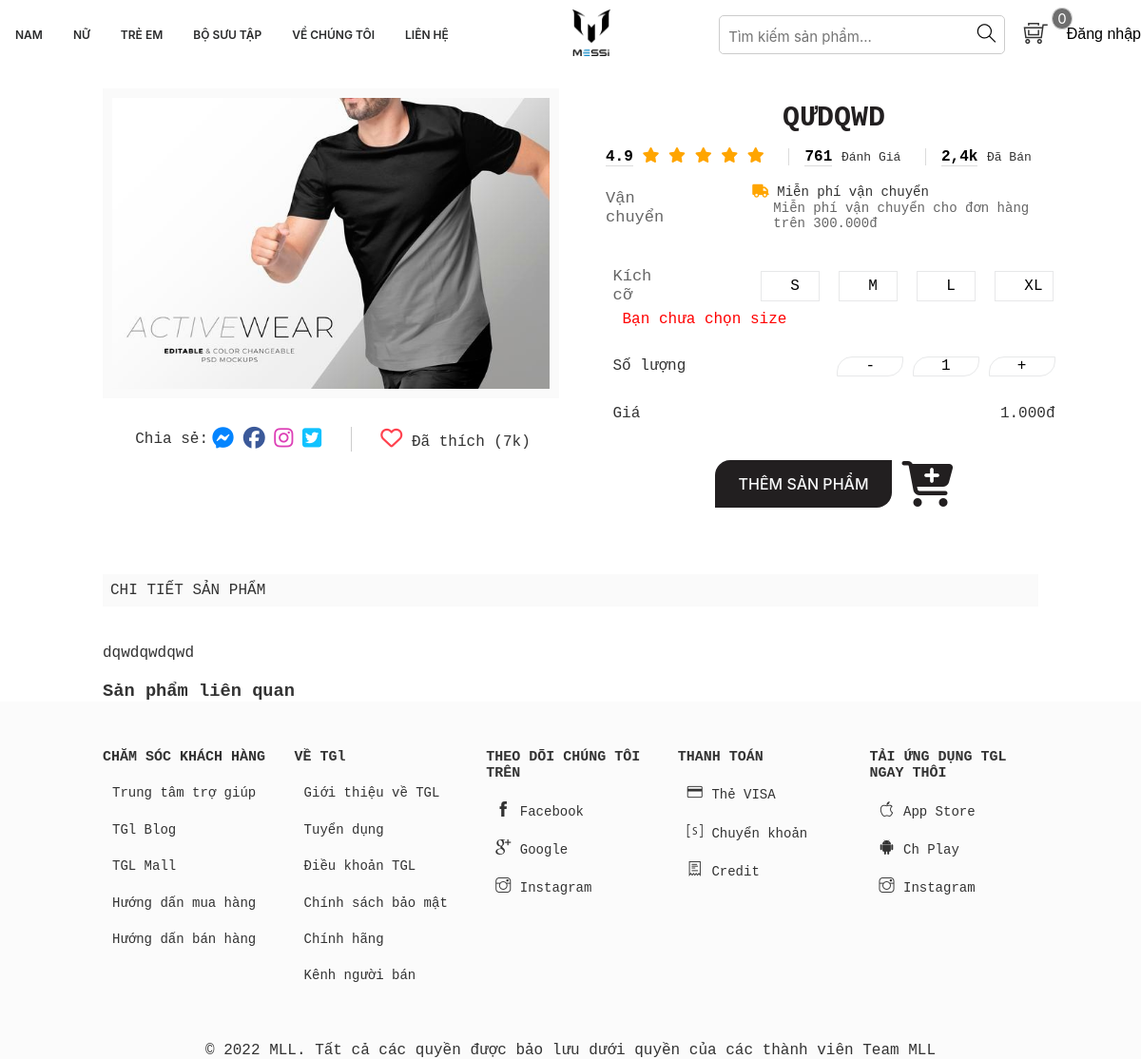
Screenshot of /chitietsanpham.php?productId=50 with the database file from the repository.
### tables this page shows
CREATE TABLE `tbl_product` (
  `productId` int(100) NOT NULL,
  `productName` tinytext NOT NULL,
  `catId` int(110) NOT NULL,
  `brandId` int(110) NOT NULL,
  `product_desc` text NOT NULL,
  `type` int(11) NOT NULL,
  `price` varchar(255) NOT NULL,
  `image` varchar(255) NOT NULL,
  `typeProductId` int(100) NOT NULL
);

### classses/product.php (called while the page is built, shortened)
<?php
$filepath = realpath(dirname(__FILE__));
include_once($filepath . '/../lib/database.php');
?>
<?php
class product
{
    private $db;
    public function __construct()
    {
        $this->db = new Database();
    }
    public function getProduct_Details($id)
    {
        $query = "SELECT pd.* , cat.catName , br.brandName
            FROM tbl_product AS pd INNER JOIN category AS cat ON pd.catId=cat.catId
            INNER JOIN tbl_brand AS br ON pd.brandId=br.brandId
            WHERE pd.productId = '$id'";
        $result = $this->db->select($query);
        return $result;
    }
}
?>

### lib/database.php (called while the page is built, shortened)
<?php
    Class Database{
        public $host   = DB_HOST;
        public $user   = DB_USER;
        public $pass   = DB_PASS;
        public $dbname = DB_NAME;
        public $link;
        private function connectDB(){
        $this->link = new mysqli($this->host, $this->user, $this->pass,
            $this->dbname);
        }
        public function select($query){
            $result = $this->link->query($query) or
            die($this->link->error.__LINE__);
            if($result->num_rows > 0){
                return $result;
            } else {
                return false;
            }
        }
}

### inc/handle.php (called while the page is built, shortened)
<?php
    include_once 'lib/database.php';
	$product = new product();
?>

### chitietsanpham.php (the view, shortened to what this page needs)
<?php include './inc/handle.php' ?>
<!DOCTYPE html>
<html lang="en">
<head>
    <link rel="stylesheet" href="assets/css/chitietsp.css">
    <link rel="stylesheet" href="assets/css/grid.css">
    <link rel="stylesheet" href="assets/css/base.css">
    <link rel="stylesheet" href="assets/css/main.css">
    <link rel="stylesheet" href="assets/font/themify-icons/themify-icons.css">
    <link rel="stylesheet" href="https://pro.fontawesome.com/releases/v5.10.0/css/all.css" />
    <link rel="stylesheet" href="/assets/font/fontawesome-free-5.15.4-web/css/all.min.css">
    <link rel="stylesheet" href="https://cdnjs.cloudflare.com/ajax/libs/normalize/8.0.1/normalize.min.css">
</head>
<?php
if (!isset($_GET['productId']) || $_GET['productId'] == NULL) {
} else {
    $id = $_GET['productId'];
}
?>
<body>
    <div class="grid">
        <section class="app">
            <?php include 'inc/header.php' ?>
        </section>
    </div>
    <div class="PC">
        <div class="grid wide">
            <?php
            $get_productDetails = $product->getProduct_Details($id);
            if ($get_productDetails) {
                while ($result_Details = $get_productDetails->fetch_assoc()) {
            ?>
                    <div class="app_details">
                        <div class="row">
                            <div class="col l-6 " style="font-family: var(--font-family-monospace);">
                                <div class="app_details-img">
                                    <img src="./admin/upload/<?php echo $result_Details['image'] ?>" alt="" class="content-img">
                                </div>
                                <div>
                                    <div class="app_details-item">
                                        <div class="app_details-item-1">
                                            <span>Chia sẻ:</span>
                                            <span class="app_details-item-app">
                                                <i class="fab fa-facebook-messenger"></i>
                                                <i class="fab fa-facebook"></i>
                                                <i class="fab fa-instagram"></i>
                                                <i class="fab fa-twitter-square"></i>
                                            </span>
                                        </div>
                                        <div class="app_details-item-2">
                                            <i class="far fa-heart"></i>
                                            <span>Đã thích (7k)</span>
                                        </div>
                                    </div>
                                </div>
                            </div>
                            <div class="col l-6">
                                <div class="home-product-icon">
                                    <h3 class="home-product-item__line"><?php echo $result_Details['productName'] ?></h3>
                                    <div class="home-product-item__sales">
                                        <span class="home-product-item__sales-star">
                                            <span class="home-product-item__time ">4.9</span>
                                            <i class="fas fa-star"></i>
                                            <i class="fas fa-star"></i>
                                            <i class="fas fa-star"></i>
                                            <i class="fas fa-star"></i>
                                            <i class="fas fa-star"></i>
                                        </span>
                                        <span class="home-product-item__time ">761</span>
                                        <span class="home-product-item__click ">Đánh Giá</span>
                                        <span class="home-product-item__time ">2,4k</span>
                                        <span class="home-product-item__click">Đã Bán</span>
                                    </div>
                                    <div class="home-product-item__ship">
                                        <span class="home-product-item__ship-title">Vận chuyển</span>
                                        <div class="home-product-item__ship-with">
                                            <p class="home-product-item__ship-content">
                                                <i class="fas fa-truck"></i>
                                                Miễn phí vận chuyển
                                            </p>
                                            <p class="home-product-item__ship-canle">Miễn phí vận chuyển cho đơn hàng trên 300.000đ</p>
                                        </div>
                                    </div>
                                    <div class="all-form-controls">
                                        <form action="" method="post">
                                            <div class="home-product-item-size">
                                                <span>Kích cỡ</span>
                                                <div class="home-product-item-size_input">
                                                    <input type="button" class="btn_size" name="" value="S">
                                                    <input type="button" class="btn_size" name="" value="M">
                                                    <input type="button" class="btn_size" name="" value="L">
                                                    <input type="button" class="btn_size" name="" value="XL">
                                                </div>
                                            </div>
                                            <div>
                                                <p id="checkSize" style="color:red; margin-left:10px;"></p>
                                            </div>
                                            <div class="buy_now">
                                                <span>Số lượng</span>
                                                <div class="home-product-item-size_quantity">
                                                    <input type="button" class="btn_quantity" value="-" onclick="down()">
                                                    <input type="text" id="input_quantity" value="1" name="quantity">
                                                    <input type="button" class="btn_quantity" value="+" onclick="up()">
                                                </div>
                                            </div>
                                            <div class="price-product">
                                                <span>Giá</span>
                                                <span><?php echo number_format($result_Details['price'], 0, ',', '.') . "" . "đ"  ?></span>
                                            </div>
                                            <div style="text-align: center;/* display: flex; */margin: 40px;align-items: center;/* justify-content: stretch; */display: flex;justify-content: center;">
                                                <input type="submit" name="submit" value="Thêm sản phẩm" class="btn--primary"><i class="fas fa-cart-plus" style="margin-left:10px; font-size:48px;"></i></input>
                                            </div>
                                        </form>
                                    </div>
                                </div>
                            </div>
                        </div>
                    </div>
                    <div class="app_content">
                        <div class="home-title">
                            <h4 class="home-title-all">CHI TIẾT SẢN PHẨM</h4>
                            <span><?php echo $result_Details['product_desc'] ?></span>
                        </div>
                    </div>
            <?php
                }
            }
            ?>
            <div>
                <h3>Sản phẩm liên quan</h1>
            </div>
        </div>
    </div>
    <?php include './inc/footer.php' ?>
</body>
</html>

### assets/css/chitietsp.css (style rules this page uses)
:root { --font-family-sans-serif: -apple-system, BlinkMacSystemFont, "Segoe UI", Roboto, "Helvetica Neue", Arial, "Noto Sans", "Liberation Sans", sans-serif, "Apple Color Emoji", "Segoe UI Emoji", "Segoe UI Symbol", "Noto Color Emoji"; --font-family-monospace: SFMono-Regular, Menlo, Monaco, Consolas, "Liberation Mono", "Courier New", monospace; }
* { margin: 0; padding: 0; box-sizing: border-box; }
html { background-color: #fff; }
body { color: #333; font-size: 16px; }
.app_details { margin: 20px 0; background-color: white; border-radius: 3px; }
.app_details-img { background-color: #fafafa; display: flex; justify-content: center; }
.content-img { object-fit: fill; width: 100%; padding: 10px; }
.app_details-item { margin-top: 30px; display: flex; justify-content: space-evenly; align-items: center; }
.app_details-item-1 { border-right: 1px solid #ccc; display: flex; align-items: center; }
.app_details-item-1 span { margin-left: 4px; }
.fa-facebook-messenger { color: #0384ff; font-size: 23px; }
.fa-facebook { color: #3b5999; font-size: 23px; }
.fa-instagram { color: #dd3fb6; font-size: 23px; }
.fa-twitter-square { padding-right: 31px; color: #10c2ff; font-size: 23px; }
.fa-heart { color: #ff424f; font-size: 23px; }
.home-product-icon { margin: 0 25px; width: 100%; }
.home-product-item__line { margin: 15px 0; text-align: center; font-weight: 600; font-size: 30px; line-height: 32px; color: #221f20; text-transform: uppercase; }
.home-product-item__sales-star { color: orange; }
.home-product-item__time { font-weight: 600; color: black; border-bottom: 1px solid #dbdbdb; }
.home-product-item__click { font-weight: 200; font-size: 13px; }
.home-product-item__ship { display: flex; margin-top: 20px; align-items: center; }
.home-product-item__ship-title { font-size: 17px; color: #666; }
.home-product-item__ship-with { margin-left: 73px; }
.home-product-item__ship-canle { margin-left: 22px; font-size: 14px; color: #666; }
.home-product-item__ship-content { font-weight: 400; font-size: 14px; }
.home-product-item-size { display: flex; margin-top: 20px; align-items: center; justify-content: space-between; }
.buy_now { display: flex; align-items: center; justify-content: space-between; }
.home-product-item-size span { font-size: 17px; color: #666; padding-right: 105px; }
.fas.fa-truck { color: orange; }
.all-form-controls { margin: 32px 7.5px; }
.btn--primary { padding: 12px 24px; border-radius: 16px 0px; font-size: 16px; line-height: 24px; background-color: #221f20; color: #f7f8f9; border: 1px solid transparent; text-transform: uppercase; font-family: var(--font-family-sans-serif); font-weight: 500; }
.fas.fa-cart-plus { color: #221f20; }
.app_content { background-color: white; padding: 20px; margin: 10px 0; }
.home-title-all, .home-title-edit-social, .home-title-insurence__social { width: 100%; height: auto; background-color: #fafafa; padding: 8px; font-weight: 500; font-size: 16px; margin-bottom: 40px; }
.home-product-item-size_input { display: flex; align-items: center; }
.home-product-item-size_input input { padding: 3px 30px; border: 1px solid; background: white; width: 48px; height: 32px; display: flex; justify-content: center; align-items: center; border: 1px solid #e7e8e9; margin: 10px; }
.home-product-item-size_quantity { padding: 30px 0; }
.home-product-item-size_quantity input { text-align: center; border: 1px solid #e7e8e9; background: white; text-align: center; width: 70px; border-radius: 16px 0px; }
.price-product { justify-content: space-between; display: flex; }

### assets/css/base.css (style rules this page uses)
:root { --font-family-sans-serif: -apple-system, BlinkMacSystemFont, "Segoe UI", Roboto, "Helvetica Neue", Arial, "Noto Sans", "Liberation Sans", sans-serif, "Apple Color Emoji", "Segoe UI Emoji", "Segoe UI Symbol", "Noto Color Emoji"; --font-family-monospace: SFMono-Regular, Menlo, Monaco, Consolas, "Liberation Mono", "Courier New", monospace; }
.PC { font-family: var(--font-family-monospace); }
.app_content { padding: 10px 0; }

### rows the page displays
tbl_product: image (picture), productName "QƯDQWD", price "1.000", product_desc "dqwdqwdqwd"
